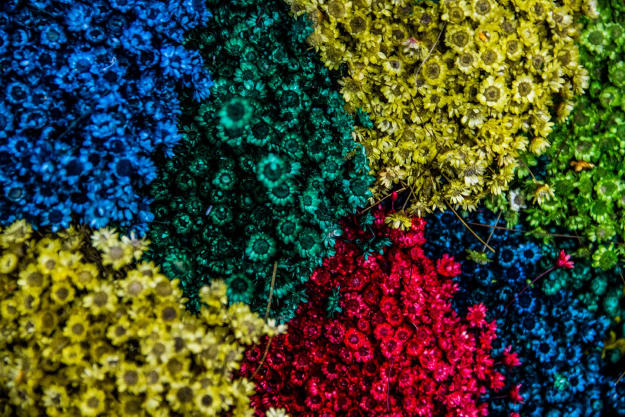
#> input picture img11.jpg, 1250 x 833 px (shown at 1/2 size)
$ jupyter execute 'Main File.ipynb'   (shell and % lines are left out)
#> lines starting #> are read from the running program, lines starting #| are printed output that depends on the picture
# Color Identification in Images

Implement an image color detector which identifies all the colors in an image or video.

[cell 1]
#IMPORTING NUMPY, PANDAS, OPENCV, MATPLOTLIB LIBRARIES.
import matplotlib.pyplot as plt
import numpy as np
import cv2
import pandas as pd

[cell 2]
img = cv2.imread("img11.jpg")       #LOADING IMAGE INTO img VARIABLE
#> img is the input picture: shape (833, 1250, 3); mean B, G, R 47.2, 71.2, 64.2

[cell 3]
plt.imshow(img)                     #SHOWING THE IMAGING USING MATPLOTLIB AS PLT

[cell 4]
print("Shape of image: {}".format(img.shape))
#| Shape of image: (833, 1250, 3)

Load the colors data set csv file to the variable csvfile.

[cell 5]
index = ["color", "color_name", "hex", "R", "G", "B"]
csvfile = pd.read_csv('colors.csv', names=index, header=None)
#> (reads colors.csv from the repository)

[cell 6]
print(csvfile.head(5))

[cell 7]
print("Element in color.csv file: {}".format(len(csvfile)))

[cell 8]
csvfile.loc[0]

[cell 9]
csvfile.loc[0,'R'], csvfile.loc[0,'B'], csvfile.loc[0,'G']

[cell 10]
csvfile.loc[1,'R'], csvfile.loc[1,'B'], csvfile.loc[1,'G']

For easy convineance resize the image to a certain size whenever the images are huge or when we are working with multiple images of different dimensions.

[cell 11]
img = cv2.resize(img, (900,900))
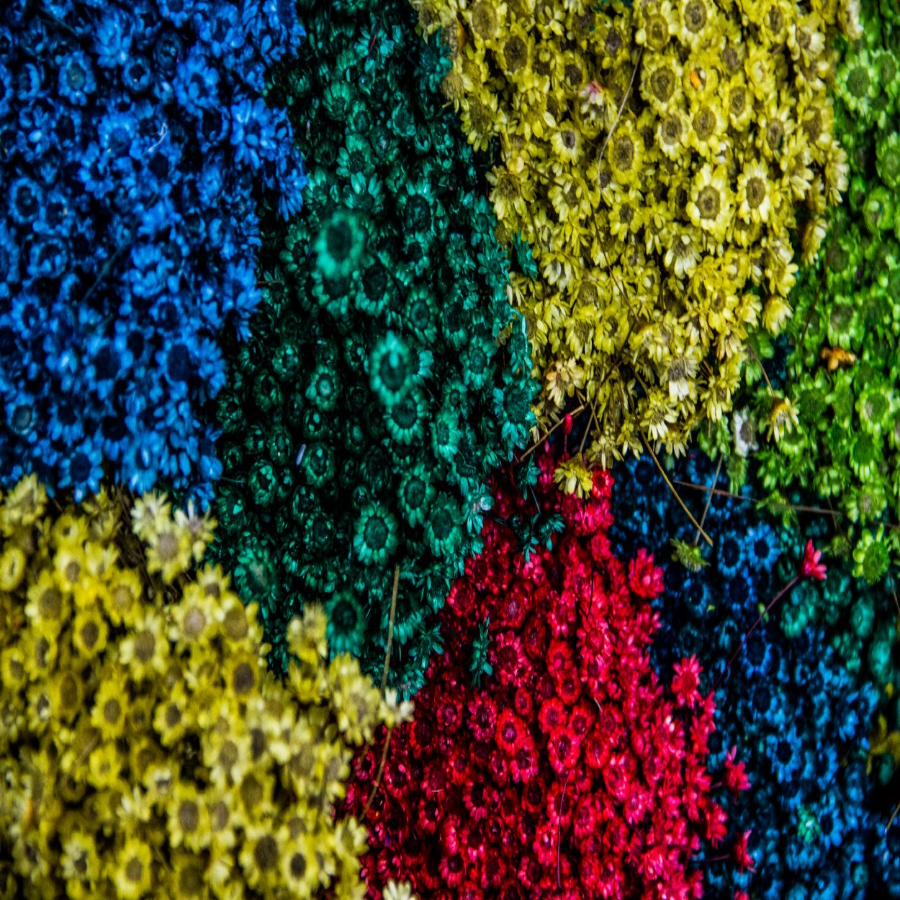
#> img: shape (900, 900, 3); mean B, G, R 47.1, 71.1, 64.1
#print(img)

[cell 12]
plt.imshow(img)

[cell 13]
#GLOBAL VARIABLES
clickedOn = False
r = g = b = xposition = yposition = 0

Since we are doing color detection on image so we have created global variables that makes our work easy. Then we have to create a function that return the color on the image by double clicking. HERES THE MAGIC STARTS.

[cell 14]
#COLOR RECOGNITION FUNCTION
def colorFun(R,G,B):
#> called with R = 0, G = 0, B = 0
    mincolor = 10000
    for i in range(len(csvfile)):
        d = abs(R - int(csvfile.loc[i,"R"])) + abs(G - int(csvfile.loc[i,"G"]))+ abs(B - int(csvfile.loc[i,"B"]))
        if d <= mincolor:
            mincolor = d
            cname = csvfile.loc[i,"color_name"]
    return cname

[cell 15]
print(colorFun(0,0,0))        #PRINTING THE COLOR USING IT RGB VALUE

[cell 16]
print(colorFun(34,54,32))

[cell 17]
#MOUSE CLICKING FUNCTION
def clickOn(event, x, y, flags, params):
    if event == cv2.EVENT_LBUTTONDBLCLK:
        global b,g,r,xposition,yposition, clickedOn
        clickedOn = True
        xposition = x
        yposition = y
        b,g,r = img[y,x]
        b = int(b)
        g = int(g)
        r = int(r)
        #print(b,g,r)

[cell 18]
cv2.namedWindow('Color Recognition')

[cell 19]
cv2.setMouseCallback('Color Recognition', clickOn)

[cell 20]
while True:
    cv2.imshow("Color Recognition",img)
    if clickedOn:
        #cv2.rectangle(image, startpoint, endpoint, color, thickness)-1 fills entire rectangle
        cv2.rectangle(img,(20,20), (750,60), (b,g,r), -1)
        #Creating text string to display( Color name and RGB values )
        text = colorFun(r,g,b) + ' R='+ str(r) +  ' G='+ str(g) +  ' B='+ str(b)
        #cv2.putText(img,text,start,font(0-7),fontScale,color,thickness,lineType )
        cv2.putText(img, text,(50,50),2,0.8,(255,255,255),2,cv2.LINE_AA)
        #For very light colours we will display text in black colour
        if r+g+b>=600:
            cv2.putText(img, text,(50,50),2,0.8,(0,0,0),2,cv2.LINE_AA)

        clicked=False

    #Break the loop when user hits 'esc' key
    if cv2.waitKey(20) & 0xFF ==27:
#> (key Esc is pressed here)
